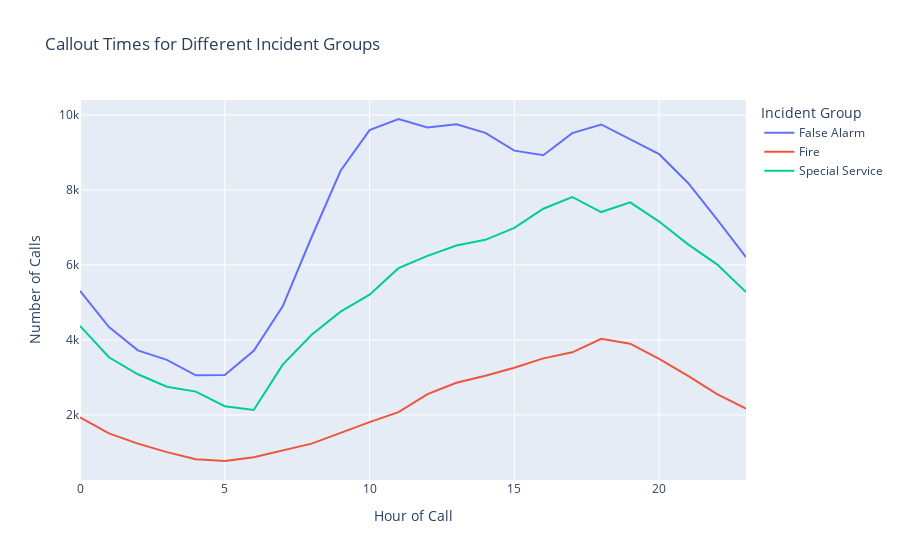

This figure's notebook cell:
### Code cell
#Explore the callout times for these incidents and provide (with suitable visualisations) a summary of what you discover.
from pyspark.sql.functions import col,count

df_counts = df.groupBy("IncidentGroup", "HourofCall").agg(count("NumCalls").alias("NumCalls"))
# Sort by IncidentGroup and then by HourofCall
df_counts = df_counts.orderBy(col("IncidentGroup"), col("HourofCall"))
import plotly.express as px


# Create the line plot
fig = px.line(
    df_counts,
    x="HourofCall",
    y="NumCalls",
    color="IncidentGroup",
    title="Callout Times for Different Incident Groups",
    labels={"HourofCall": "Hour of Call", "NumCalls": "Number of Calls", "IncidentGroup": "Incident Group"}
)
fig.show()

### Figure 1 — Plotly figure (JSON) as saved in the notebook; plotly's stock layout.template omitted (floating-point values rounded to 4 significant figures)
{"data": [{"hovertemplate": "Incident Group=False Alarm<br>Hour of Call=%{x}<br>Number of Calls=%{y}<extra></extra>", "legendgroup": "False Alarm", "line": {"color": "#636efa", "dash": "solid"}, "marker": {"symbol": "circle"}, "mode": "lines", "name": "False Alarm", "orientation": "v", "showlegend": true, "type": "scatter", "x": [0, 1, 2, 3, 4, 5, 6, 7, 8, 9, 10, 11, 12, 13, 14, 15, 16, 17, 18, 19, 20, 21, 22, 23], "xaxis": "x", "y": [5312, 4343, 3722, 3471, 3059, 3064, 3713, 4897, 6747, 8514, 9597, 9894, 9666, 9756, 9526, 9050, 8929, 9517, 9748, 9350, 8956, 8187, 7218, 6207], "yaxis": "y"}, {"hovertemplate": "Incident Group=Fire<br>Hour of Call=%{x}<br>Number of Calls=%{y}<extra></extra>", "legendgroup": "Fire", "line": {"color": "#EF553B", "dash": "solid"}, "marker": {"symbol": "circle"}, "mode": "lines", "name": "Fire", "orientation": "v", "showlegend": true, "type": "scatter", "x": [0, 1, 2, 3, 4, 5, 6, 7, 8, 9, 10, 11, 12, 13, 14, 15, 16, 17, 18, 19, 20, 21, 22, 23], "xaxis": "x", "y": [1933, 1510, 1235, 1009, 817, 772, 873, 1046, 1235, 1521, 1809, 2074, 2554, 2860, 3044, 3261, 3509, 3671, 4033, 3901, 3496, 3044, 2554, 2168], "yaxis": "y"}, {"hovertemplate": "Incident Group=Special Service<br>Hour of Call=%{x}<br>Number of Calls=%{y}<extra></extra>", "legendgroup": "Special Service", "line": {"color": "#00cc96", "dash": "solid"}, "marker": {"symbol": "circle"}, "mode": "lines", "name": "Special Service", "orientation": "v", "showlegend": true, "type": "scatter", "x": [0, 1, 2, 3, 4, 5, 6, 7, 8, 9, 10, 11, 12, 13, 14, 15, 16, 17, 18, 19, 20, 21, 22, 23], "xaxis": "x", "y": [4377, 3539, 3086, 2753, 2623, 2232, 2131, 3343, 4138, 4757, 5209, 5915, 6244, 6521, 6671, 6989, 7501, 7814, 7412, 7670, 7158, 6551, 6017, 5278], "yaxis": "y"}], "layout": {"legend": {"title": {"text": "Incident Group"}, "tracegroupgap": 0}, "title": {"text": "Callout Times for Different Incident Groups"}, "xaxis": {"anchor": "y", "domain": [0, 1], "title": {"text": "Hour of Call"}}, "yaxis": {"anchor": "x", "domain": [0, 1], "title": {"text": "Number of Calls"}}}}
